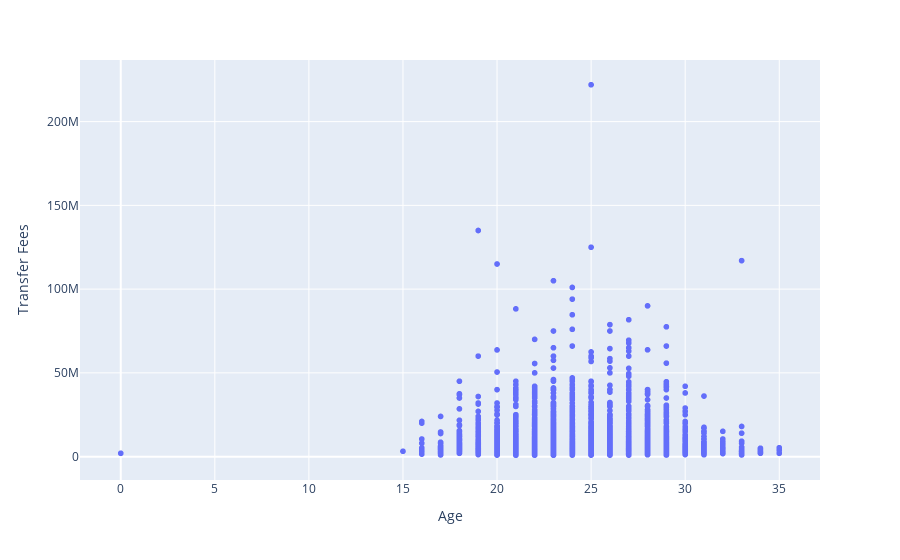

The notebook cell this image was saved under:
### Code cell
fig = px.scatter(x=df['Age'],y=df['Transfer_fee'],labels=dict(y="Transfer Fees",x = "Age"))
fig.show()

### Figure 1 — Plotly figure (JSON) as saved in the notebook; plotly's stock layout.template omitted (floating-point values rounded to 4 significant figures; data arrays with more than 128 entries replaced by an {"elided": "..."} marker saying what was removed)
{"data": [{"hovertemplate": "Age=%{x}<br>Transfer Fees=%{y}<extra></extra>", "legendgroup": "", "marker": {"color": "#636efa", "symbol": "circle"}, "mode": "markers", "name": "", "showlegend": false, "type": "scattergl", "x": {"elided": "4700 int values"}, "xaxis": "x", "y": {"elided": "4700 int values"}, "yaxis": "y"}], "layout": {"legend": {"tracegroupgap": 0}, "margin": {"t": 60}, "xaxis": {"anchor": "y", "domain": [0, 1], "title": {"text": "Age"}}, "yaxis": {"anchor": "x", "domain": [0, 1], "title": {"text": "Transfer Fees"}}}}
